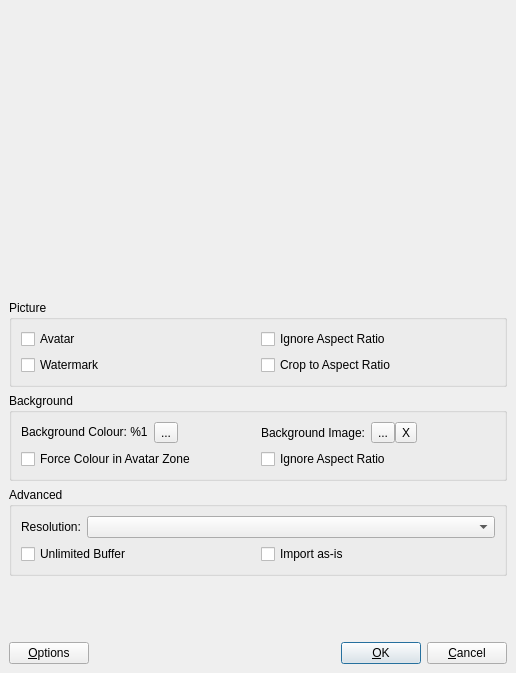
<?xml version="1.0" encoding="UTF-8"?>
<ui version="4.0">
 <class>ImportDialog</class>
 <widget class="QDialog" name="ImportDialog">
  <property name="geometry">
   <rect>
    <x>0</x>
    <y>0</y>
    <width>516</width>
    <height>673</height>
   </rect>
  </property>
  <property name="minimumSize">
   <size>
    <width>516</width>
    <height>512</height>
   </size>
  </property>
  <property name="windowTitle">
   <string>Import...</string>
  </property>
  <property name="modal">
   <bool>true</bool>
  </property>
  <layout class="QVBoxLayout" name="vlImport">
   <property name="leftMargin">
    <number>0</number>
   </property>
   <property name="topMargin">
    <number>0</number>
   </property>
   <property name="rightMargin">
    <number>0</number>
   </property>
   <property name="bottomMargin">
    <number>0</number>
   </property>
   <item>
    <widget class="UiModLabel" name="labPicture">
     <property name="minimumSize">
      <size>
       <width>516</width>
       <height>288</height>
      </size>
     </property>
     <property name="text">
      <string/>
     </property>
    </widget>
   </item>
   <item>
    <widget class="QFrame" name="buttomFrame">
     <property name="sizePolicy">
      <sizepolicy hsizetype="Preferred" vsizetype="MinimumExpanding">
       <horstretch>0</horstretch>
       <verstretch>0</verstretch>
      </sizepolicy>
     </property>
     <property name="frameShape">
      <enum>QFrame::NoFrame</enum>
     </property>
     <property name="frameShadow">
      <enum>QFrame::Plain</enum>
     </property>
     <property name="lineWidth">
      <number>0</number>
     </property>
     <layout class="QVBoxLayout" name="vlButtom">
      <property name="leftMargin">
       <number>9</number>
      </property>
      <property name="topMargin">
       <number>6</number>
      </property>
      <property name="rightMargin">
       <number>9</number>
      </property>
      <property name="bottomMargin">
       <number>9</number>
      </property>
      <item>
       <widget class="QGroupBox" name="gbSettings">
        <property name="title">
         <string>Picture</string>
        </property>
        <layout class="QVBoxLayout" name="vlSettings">
         <item>
          <layout class="QGridLayout" name="glPicture">
           <item row="0" column="1">
            <widget class="QCheckBox" name="cbIgnore">
             <property name="text">
              <string>Ignore Aspect Ratio</string>
             </property>
            </widget>
           </item>
           <item row="0" column="0">
            <widget class="QCheckBox" name="cbAvatar">
             <property name="text">
              <string>Avatar</string>
             </property>
            </widget>
           </item>
           <item row="1" column="0">
            <widget class="QCheckBox" name="cbWatermark">
             <property name="text">
              <string>Watermark</string>
             </property>
            </widget>
           </item>
           <item row="1" column="1">
            <widget class="QCheckBox" name="cbBorderless">
             <property name="text">
              <string>Crop to Aspect Ratio</string>
             </property>
            </widget>
           </item>
          </layout>
         </item>
        </layout>
       </widget>
      </item>
      <item>
       <widget class="QGroupBox" name="gbBackground">
        <property name="title">
         <string>Background</string>
        </property>
        <layout class="QVBoxLayout" name="vlBackground">
         <item>
          <layout class="QGridLayout" name="glBackground">
           <item row="0" column="0">
            <layout class="QHBoxLayout" name="hlColourManage">
             <item>
              <widget class="QLabel" name="labColour">
               <property name="text">
                <string>Background Colour: &lt;span style=&quot;color: %1&quot;&gt;%1&lt;/span&gt;</string>
               </property>
              </widget>
             </item>
             <item>
              <layout class="QHBoxLayout" name="hlColourButton">
               <property name="spacing">
                <number>0</number>
               </property>
               <property name="leftMargin">
                <number>0</number>
               </property>
               <property name="topMargin">
                <number>0</number>
               </property>
               <property name="rightMargin">
                <number>0</number>
               </property>
               <property name="bottomMargin">
                <number>0</number>
               </property>
               <item>
                <widget class="QToolButton" name="cmdColourChange">
                 <property name="toolTip">
                  <string>Select background colour</string>
                 </property>
                 <property name="text">
                  <string notr="true">...</string>
                 </property>
                </widget>
               </item>
              </layout>
             </item>
             <item>
              <spacer name="hsColour">
               <property name="orientation">
                <enum>Qt::Horizontal</enum>
               </property>
               <property name="sizeHint" stdset="0">
                <size>
                 <width>40</width>
                 <height>20</height>
                </size>
               </property>
              </spacer>
             </item>
            </layout>
           </item>
           <item row="2" column="1">
            <widget class="QCheckBox" name="cbStretch">
             <property name="enabled">
              <bool>true</bool>
             </property>
             <property name="text">
              <string>Ignore Aspect Ratio</string>
             </property>
            </widget>
           </item>
           <item row="2" column="0">
            <widget class="QCheckBox" name="cbForceAvatarColour">
             <property name="text">
              <string>Force Colour in Avatar Zone</string>
             </property>
            </widget>
           </item>
           <item row="0" column="1">
            <layout class="QHBoxLayout" name="hlBackgroundManage">
             <item>
              <widget class="QLabel" name="labBackgroundImage">
               <property name="text">
                <string>Background Image:</string>
               </property>
              </widget>
             </item>
             <item>
              <layout class="QHBoxLayout" name="hlBackgroundButton">
               <property name="spacing">
                <number>0</number>
               </property>
               <property name="leftMargin">
                <number>0</number>
               </property>
               <property name="topMargin">
                <number>0</number>
               </property>
               <property name="rightMargin">
                <number>0</number>
               </property>
               <property name="bottomMargin">
                <number>0</number>
               </property>
               <item>
                <widget class="QToolButton" name="cmdBackgroundChange">
                 <property name="toolTip">
                  <string>Select background image</string>
                 </property>
                 <property name="text">
                  <string notr="true">...</string>
                 </property>
                </widget>
               </item>
               <item>
                <widget class="QToolButton" name="cmdBackgroundWipe">
                 <property name="toolTip">
                  <string>Remove background image</string>
                 </property>
                 <property name="text">
                  <string notr="true">X</string>
                 </property>
                </widget>
               </item>
              </layout>
             </item>
             <item>
              <spacer name="hsBackgroundImage">
               <property name="orientation">
                <enum>Qt::Horizontal</enum>
               </property>
               <property name="sizeHint" stdset="0">
                <size>
                 <width>40</width>
                 <height>20</height>
                </size>
               </property>
              </spacer>
             </item>
            </layout>
           </item>
          </layout>
         </item>
        </layout>
       </widget>
      </item>
      <item>
       <widget class="QGroupBox" name="gbAdvanced">
        <property name="title">
         <string>Advanced</string>
        </property>
        <layout class="QVBoxLayout" name="vlAdvanced">
         <item>
          <layout class="QGridLayout" name="glAdvanced">
           <item row="1" column="0">
            <widget class="QCheckBox" name="cbUnlimited">
             <property name="toolTip">
              <string>Avoid compression and expand buffer instead, improves picture quality, but may break Snapmatic</string>
             </property>
             <property name="text">
              <string>Unlimited Buffer</string>
             </property>
            </widget>
           </item>
           <item row="1" column="1">
            <widget class="QCheckBox" name="cbImportAsIs">
             <property name="toolTip">
              <string>Import as-is, don't change the picture at all, guaranteed to break Snapmatic unless you know what you doing</string>
             </property>
             <property name="text">
              <string>Import as-is</string>
             </property>
            </widget>
           </item>
           <item row="0" column="0" colspan="2">
            <layout class="QHBoxLayout" name="hlResolution">
             <item>
              <widget class="QLabel" name="labResolution">
               <property name="text">
                <string>Resolution:</string>
               </property>
              </widget>
             </item>
             <item>
              <widget class="QComboBox" name="cbResolution">
               <property name="sizePolicy">
                <sizepolicy hsizetype="Expanding" vsizetype="Fixed">
                 <horstretch>0</horstretch>
                 <verstretch>0</verstretch>
                </sizepolicy>
               </property>
               <property name="toolTip">
                <string>Snapmatic resolution</string>
               </property>
              </widget>
             </item>
            </layout>
           </item>
          </layout>
         </item>
        </layout>
       </widget>
      </item>
      <item>
       <spacer name="vsInterface">
        <property name="orientation">
         <enum>Qt::Vertical</enum>
        </property>
        <property name="sizeHint" stdset="0">
         <size>
          <width>0</width>
          <height>0</height>
         </size>
        </property>
       </spacer>
      </item>
      <item>
       <layout class="QHBoxLayout" name="hlButtons">
        <item>
         <widget class="QPushButton" name="cmdOptions">
          <property name="toolTip">
           <string>Import options</string>
          </property>
          <property name="text">
           <string>&amp;Options</string>
          </property>
          <property name="autoDefault">
           <bool>false</bool>
          </property>
         </widget>
        </item>
        <item>
         <spacer name="hsButtons">
          <property name="orientation">
           <enum>Qt::Horizontal</enum>
          </property>
          <property name="sizeHint" stdset="0">
           <size>
            <width>0</width>
            <height>0</height>
           </size>
          </property>
         </spacer>
        </item>
        <item>
         <widget class="QPushButton" name="cmdOK">
          <property name="sizePolicy">
           <sizepolicy hsizetype="Minimum" vsizetype="Minimum">
            <horstretch>0</horstretch>
            <verstretch>0</verstretch>
           </sizepolicy>
          </property>
          <property name="toolTip">
           <string>Import picture</string>
          </property>
          <property name="text">
           <string>&amp;OK</string>
          </property>
         </widget>
        </item>
        <item>
         <widget class="QPushButton" name="cmdCancel">
          <property name="sizePolicy">
           <sizepolicy hsizetype="Minimum" vsizetype="Minimum">
            <horstretch>0</horstretch>
            <verstretch>0</verstretch>
           </sizepolicy>
          </property>
          <property name="toolTip">
           <string>Discard picture</string>
          </property>
          <property name="text">
           <string>&amp;Cancel</string>
          </property>
         </widget>
        </item>
       </layout>
      </item>
     </layout>
    </widget>
   </item>
  </layout>
 </widget>
 <customwidgets>
  <customwidget>
   <class>UiModLabel</class>
   <extends>QLabel</extends>
   <header>uimod/UiModLabel.h</header>
   <slots>
    <signal>mouseMoved()</signal>
    <signal>mouseReleased()</signal>
    <signal>mousePressed()</signal>
    <signal>mouseDoubleClicked()</signal>
   </slots>
  </customwidget>
 </customwidgets>
 <resources/>
 <connections/>
</ui>
